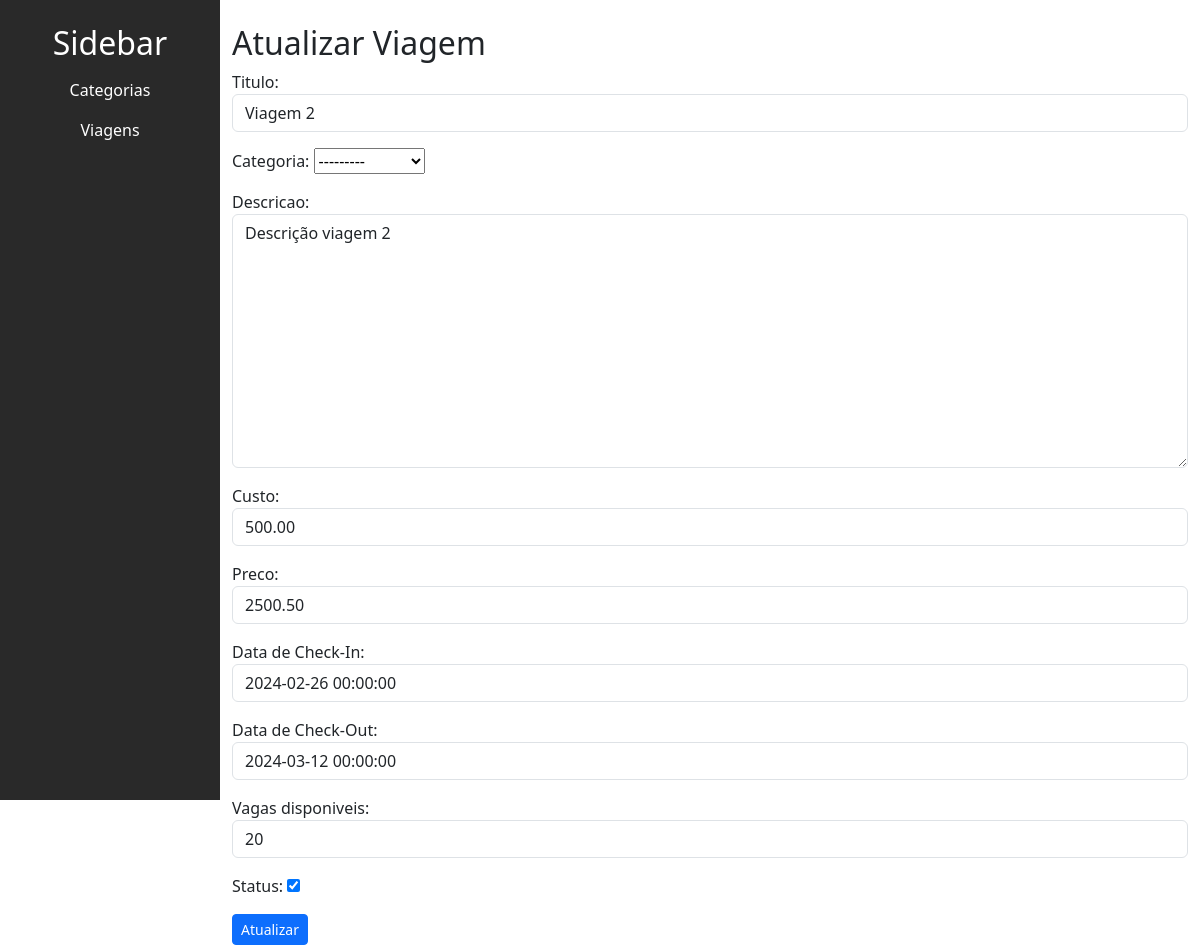
/trip/atualizar_viagem/7, run on an earlier commit of the app's database.
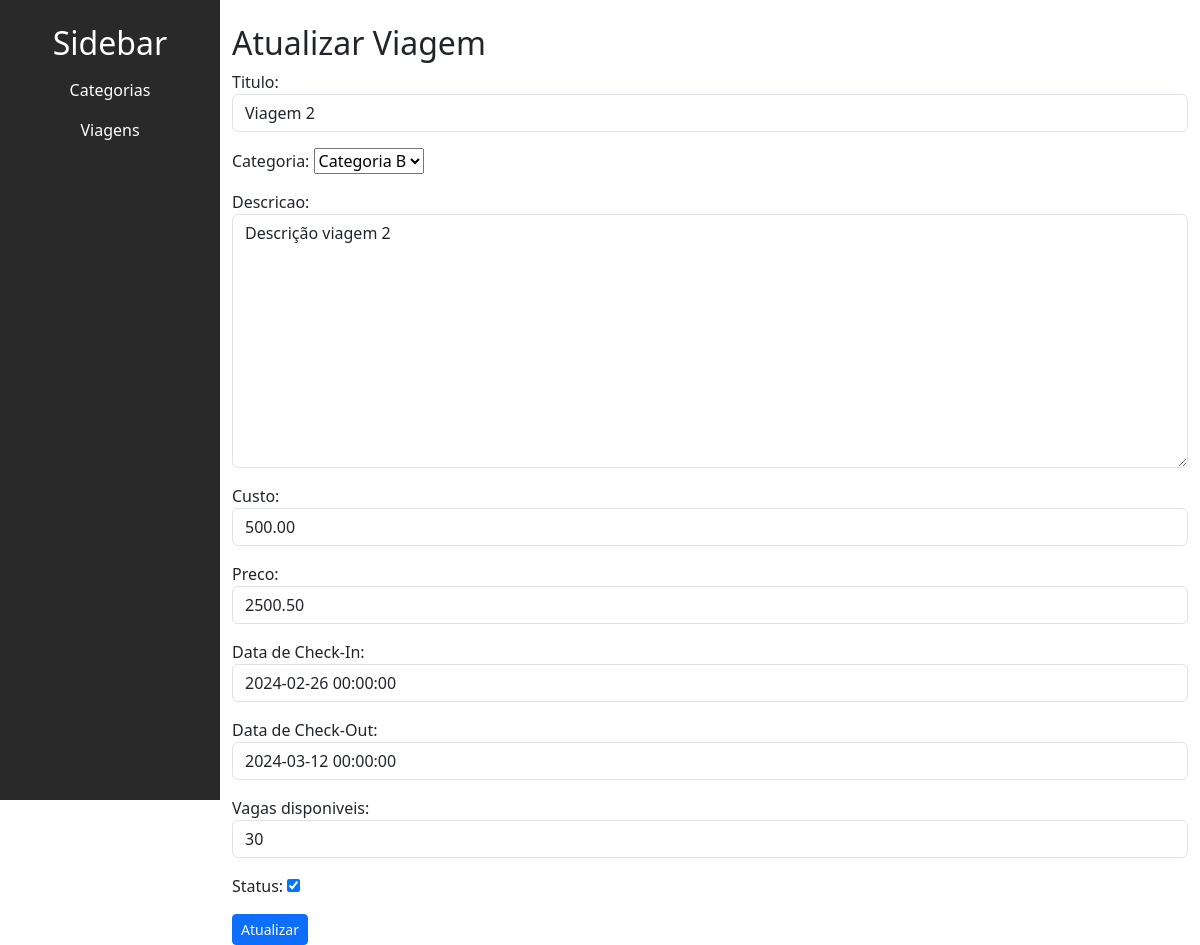
And on a later commit of the database.
### trip/models.py (models this page shows, shortened)
class Viagem(models.Model):
    titulo = models.CharField(max_length=200)
    slug = models.SlugField(unique=True, blank=True)
    categoria = models.ForeignKey(
        Categoria, on_delete=models.SET_NULL, null=True, blank=True, default=None)  # noqa
    descricao = models.TextField(null=False)
    custo = models.DecimalField(max_digits=10, decimal_places=2, null=False)
    preco = models.DecimalField(max_digits=10, decimal_places=2, null=False)
    check_in_data = models.DateTimeField(null=False)
    check_out_data = models.DateTimeField(null=False)
    vagas_disponiveis = models.IntegerField()
    is_active = models.BooleanField(default=True)
    created_at = models.DateTimeField(auto_now_add=True)
    updated_at = models.DateTimeField(auto_now=True)

class Categoria(models.Model):
    titulo = models.CharField(max_length=50, null=False)
    is_active = models.BooleanField(default=True)
    created_at = models.DateTimeField(auto_now_add=True)
    updated_at = models.DateTimeField(auto_now=True)
    def __str__(self):
        return self.titulo

### trip/views.py (the view)
# urls.py: path('atualizar_viagem/<int:viagem_id>',
def atualizar_viagem(request, viagem_id):
    viagem = get_object_or_404(Viagem, id=viagem_id)
    if request.method == "POST":
        post_data = request.POST.copy()
        post_data['custo'] = post_data['custo'].replace(',', '.')
        post_data['preco'] = post_data['preco'].replace(',', '.')
        form = ViagemForm(post_data, instance=viagem)
        if form.is_valid():
            form.save()
            messages.success(request, "Viagem atualizada com sucesso!")
            return redirect('trip:listar_viagens')
    else:
        form = ViagemForm(instance=viagem)
    return render(request, 'trip/viagem/atualizar_viagem.html',
                  {'form': form, 'viagem': viagem, })

### utils/placeholder_forms.py (called while the page is built)
def add_attr(field, attr_name, attr_new_val):
    existing = field.widget.attrs.get(attr_name, '')
    field.widget.attrs[attr_name] = f'{existing} {attr_new_val}'.strip()

def add_placeholder(field, placeholder_val):
    add_attr(field, 'placeholder', placeholder_val)

### trip/templates/trip/viagem/atualizar_viagem.html (shortened to what this page needs)
{% extends "base.html" %}
{% load static %}
{% block content %}
<h2>Atualizar Viagem</h2>
<form method="POST" action="">
    {{ form.as_p }}
    <button class="btn btn-sm btn-primary" type="submit">Atualizar</button>
</form>
{% endblock content %}

What changed in the data, as far as the page shows it:
changed Viagem "Descrição viagem 2": categoria "---------" → "Categoria B"; vagas_disponiveis "20" → "30"
